Frame 1 (no input): blank canvas, image omitted
Frame 60 (no input): blank canvas, image omitted
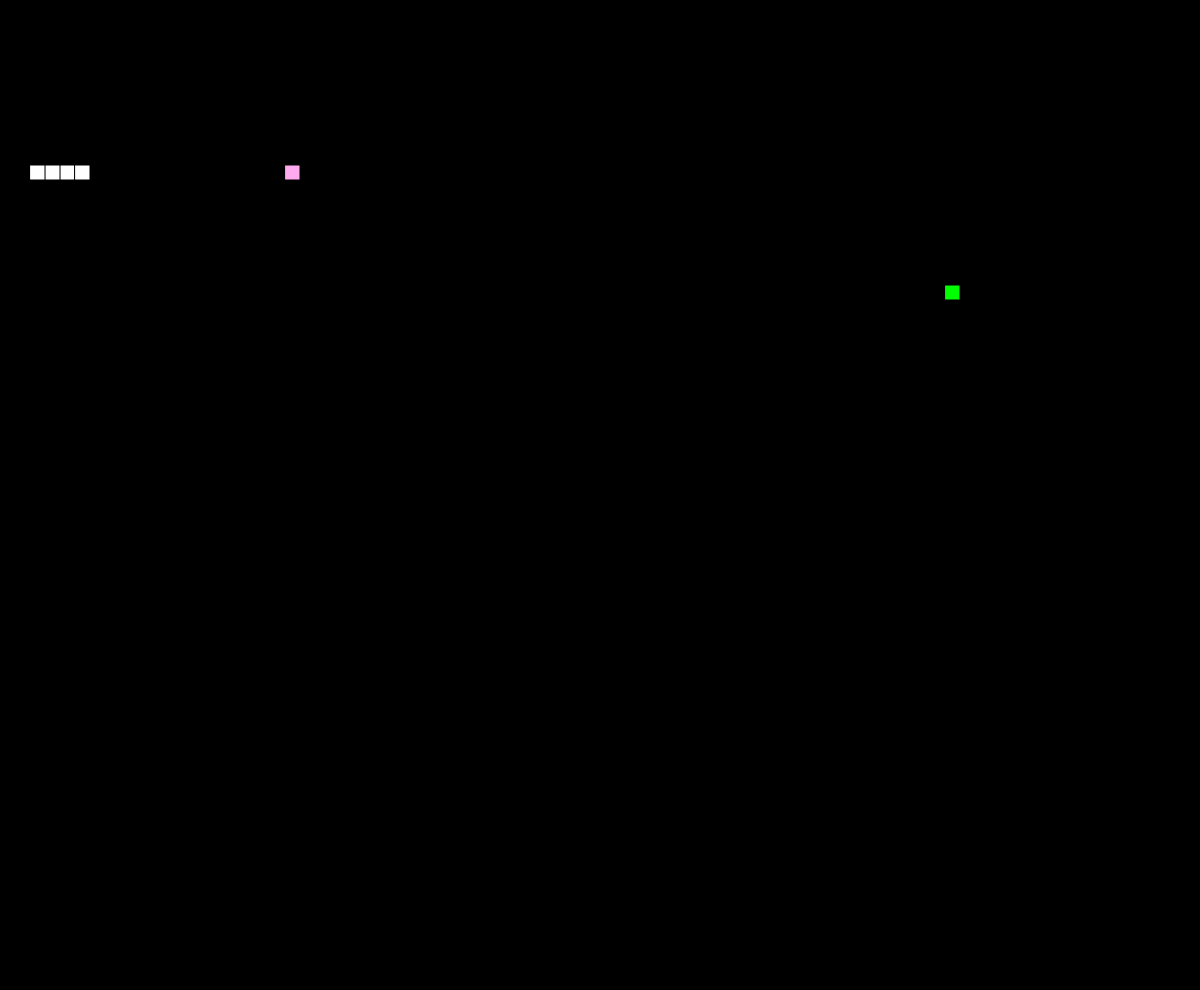
Frame 120 (the mouse pressed at the canvas centre since frame 60)

The p5.js sketch whose frames 1 and 60 were blank and that drew this single picture after the mouse press (run headless with seeded random() and noise() and a simulated clock; from frame 60 on, the mouse is pressed at the canvas centre):

// p5.js sketch
// ── sketch.js
var scl = 15;
var WIDTH = Math.floor(window.innerWidth/scl)*scl,
    HEIGHT = Math.floor(window.innerHeight/scl)*scl;

var s;

var food;
var haveToMoveNext = false;
var drawing=true;
function setup() {
  createCanvas(WIDTH, HEIGHT);
  s = new Snake();
  frameRate(30);
  pickFoodLocation();
}

function absLength(a, b, length) {
  var l = Math.abs(a-b);
  if(l>length/2) {
    l = length -l;
  }
  return l;
}

function draw() {
  if(!drawing) return;
  background(0);
  s.update();
  drawFood();
  autoMove();
}

function autoMoveX() {
  return s.dir(chooseDir(food.x, s.getX(), WIDTH), 0);
}

function autoMoveY() {
  return s.dir(0, chooseDir(food.y, s.getY(), HEIGHT));
}

function autoMove() {
  if(haveToMoveNext) {
    // post after eat a food. decide how to move.
    if(absLength(food.x,s.getX())<absLength(food.y,s.getY())) {
      if(!autoMoveX()){
        autoMoveY();
      }
    } else {
      if(!autoMoveY()){
        autoMoveX();
      }
    }
    haveToMoveNext = false;
  }
  if(food.x==s.getX() && food.y==s.getY()) {
    haveToMoveNext=true;
    return;
  }
  if(food.x == s.getX()) {
    autoMoveY();

  } else if(food.y == s.getY()) {
    autoMoveX();
  }
}

function chooseDir(fPos, sPos, length) {

  var short = Math.abs(fPos-sPos)>length/2;

  if(fPos>sPos) {
    return 1 * (short?-1:1);
  } else {
    return -1 * (short?-1:1);
  }
}

function keyPressed() {
  if(keyCode==LEFT_ARROW) {
    s.dir(-1,0);
  } else if(keyCode==RIGHT_ARROW) {
    s.dir(1,0);
  } else if(keyCode==UP_ARROW) {
    s.dir(0, -1);
  } else if(keyCode==DOWN_ARROW) {
    s.dir(0, 1);
  }
}

function drawFood() {
  renderPoint(food.x, food.y, '#fae');
}

function pickFoodLocation() {
  food=createVector(
    floor(random(0,WIDTH/scl-1))*scl,
    floor(random(0,HEIGHT/scl-1))*scl
  );
  if(s.checkCollide(food.x, food.y)) {
    pickFoodLocation();
  }
}

function Snake() {
  var x = 0;
  var y = 0;
  var xSpeed = 1;
  var ySpeed = 0;
  var tailTotal = 0;
  var tail=[];
  var previousEat = false;

  this.checkCollide = function(checkX, checkY) {
    if(dist(x, y, checkX, checkY)<1) {
      return true;
    }
    for(var i = 0;i<tail.length;i++) {
      if(dist(tail[i].x, tail[i].y, checkX, checkY)<1) {
        return true;
      }
    }
    return false;
  }

  this.update = function() {
    checkEat();
    updatePos();
    show();
  }
  this.dir = function(newX, newY) {
    if(xSpeed!=0&newX==0 ||ySpeed!=0&newY==0) {
      xSpeed=newX;
      ySpeed=newY;
      return true;
    } else {
      return xSpeed==newX&&ySpeed==newY;
    }
  }

  this.increase = function() {
    totalTail++;
  }

  function checkEat() {
    if((dist(x, y, food.x, food.y))<scl/2) {
      pickFoodLocation();
      previousEat=createVector(x, y);
      tailTotal++;
    }
  }

  function updatePos() {
    tail.unshift(createVector(x, y));
    tail = tail.slice(0, tailTotal);
    //console.log(tail.length);

    x+= xSpeed * scl + WIDTH;
    y+= ySpeed * scl + HEIGHT;

    x %= WIDTH;
    y %= HEIGHT;

  }
  function show() {
    for(var i=0;i<tail.length;i++) {
      var tailPoint = tail[i];
      renderPoint(tailPoint.x, tailPoint.y, 255);
    }
    renderPoint(x, y, 255);
    if(previousEat) {
      renderPoint(previousEat.x, previousEat.y, 'rgb(0,255,0)');
    }
  }
  this.getX = function() {return x};
  this.getY = function() {return y};
}

function mouseClicked() {
  console.log("food:" + food.x +"," + food.y);
  drawing=!drawing;
}

function renderPoint(rectX, rectY, colorCode) {
  fill(colorCode);
  rect(rectX, rectY, scl, scl);
}
// ── sketch_avoid_infinite.js
var TOTAL_ROW = 40,
    scl = Math.floor(window.innerWidth/TOTAL_ROW);
var MAX_ROW=Math.floor(window.innerWidth/scl),
    MAX_COLUMN=Math.floor(window.innerHeight/scl),
    WIDTH = MAX_ROW*scl,
    HEIGHT = MAX_COLUMN*scl,
    MAX_POINT= MAX_ROW*MAX_COLUMN;


var pickFoodRetry=0,
    MAX_PICKFOOD_RETRY=500;

var s;

var food;
var haveToMoveNext = false;
var drawing=true;
function setup() {
  createCanvas(WIDTH, HEIGHT);
  s = new Snake();
  frameRate(30);
  pickFoodLocation();
}

function absLength(a, b, length) {
  var l = Math.abs(a-b);
  if(l>length/2) {
    l = length -l;
  }
  return l;
}

function draw() {
  if(!drawing) return;
  background(0);
  s.update();
  drawFood();
  autoMove();
}

function autoMoveX() {
  return s.dir(chooseDir(food.x, s.getX(), WIDTH), 0);
}

function autoMoveY() {
  return s.dir(0, chooseDir(food.y, s.getY(), HEIGHT));
}

function autoMove() {
  if(haveToMoveNext) {
    // post after eat a food. decide how to move.
    if(absLength(food.x,s.getX())<absLength(food.y,s.getY())) {
      if(!autoMoveX()){
        autoMoveY();
      }
    } else {
      if(!autoMoveY()){
        autoMoveX();
      }
    }
    haveToMoveNext = false;
  }
  if(food.x==s.getX() && food.y==s.getY()) {
    haveToMoveNext=true;
    return;
  }
  if(food.x == s.getX()) {
    autoMoveY();

  } else if(food.y == s.getY()) {
    autoMoveX();
  }
}

function chooseDir(fPos, sPos, length) {

  var short = Math.abs(fPos-sPos)>length/2;

  if(fPos>sPos) {
    return 1 * (short?-1:1);
  } else {
    return -1 * (short?-1:1);
  }
}

function keyPressed() {
  if(keyCode==LEFT_ARROW) {
    s.dir(-1,0);
  } else if(keyCode==RIGHT_ARROW) {
    s.dir(1,0);
  } else if(keyCode==UP_ARROW) {
    s.dir(0, -1);
  } else if(keyCode==DOWN_ARROW) {
    s.dir(0, 1);
  }
}

function drawFood() {
  renderPoint(food.x, food.y, '#fae');
}
function pickFoodLocation() {
  pickFoodRetry++;
  console.log(pickFoodRetry);
  food=createVector(
    floor(random(0,WIDTH/scl-1))*scl,
    floor(random(0,HEIGHT/scl-1))*scl
  );
  if(pickFoodRetry<=MAX_PICKFOOD_RETRY && s.checkCollide(food.x, food.y)) {
    pickFoodLocation();
  } else {
    pickFoodRetry=0;
  }
}

function Snake() {
  var x = 0;
  var y = 0;
  var xSpeed = 1;
  var ySpeed = 0;
  var tailTotal = 0;
  var tail=[];
  var previousEat = false;

  this.checkCollide = function(checkX, checkY) {
    if(dist(x, y, checkX, checkY)<1) {
      return true;
    }
    for(var i = 0;i<tail.length;i++) {
      if(dist(tail[i].x, tail[i].y, checkX, checkY)<1) {
        return true;
      }
    }
    return false;
  }

  this.update = function() {
    checkEat();
    updatePos();
    show();
  }
  this.dir = function(newX, newY) {
    if(xSpeed!=0&newX==0 ||ySpeed!=0&newY==0) {
      xSpeed=newX;
      ySpeed=newY;
      return true;
    } else {
      return xSpeed==newX&&ySpeed==newY;
    }
  }

  this.increase = function() {
    totalTail++;
  }

  function checkEat() {
    if((dist(x, y, food.x, food.y))<scl/2) {
      pickFoodLocation();
      previousEat=createVector(x, y);
      tailTotal++;
      if(tailTotal >= MAX_POINT*2) {
        tailTotal=0;
      }
    }
  }

  function updatePos() {
    tail.unshift(createVector(x, y));
    tail = tail.slice(0, tailTotal);
    //console.log(tail.length);

    x+= xSpeed * scl + WIDTH;
    y+= ySpeed * scl + HEIGHT;

    x %= WIDTH;
    y %= HEIGHT;

  }
  function show() {
    for(var i=0;i<tail.length;i++) {
      var tailPoint = tail[i];
      renderPoint(tailPoint.x, tailPoint.y, 255);
    }
    renderPoint(x, y, 'rgb(255,0,0)')
    if(previousEat) {
      renderPoint(previousEat.x, previousEat.y, 'rgb(0,255,0)');
    }
  }
  this.getX = function() {return x};
  this.getY = function() {return y};
}

function mouseClicked() {
  console.log("food:" + food.x +"," + food.y);
  drawing=!drawing;
}

function renderPoint(rectX, rectY, colorCode) {
  fill(colorCode);
  rect(rectX, rectY, scl, scl);
}
// ── sketch_avoid_infinite_v3.js
var TOTAL_ROW = 40,
    scl = Math.floor(window.innerWidth/TOTAL_ROW);
var MAX_ROW=Math.floor(window.innerWidth/scl),
    MAX_COLUMN=Math.floor(window.innerHeight/scl),
    WIDTH = MAX_ROW*scl,
    HEIGHT = MAX_COLUMN*scl,
    MAX_POINT= MAX_ROW*MAX_COLUMN;


var pickFoodRetry=0,
    MAX_PICKFOOD_RETRY=500,
    freePickFoodMode=false;

var s;

var food;
var haveToMoveNext = false;
var drawing=true;
function setup() {
  createCanvas(WIDTH, HEIGHT);
  s = new Snake();
  frameRate(30);
  pickFoodLocation();
}

function absLength(a, b, length) {
  var l = Math.abs(a-b);
  if(l>length/2) {
    l = length -l;
  }
  return l;
}

function draw() {
  if(!drawing) return;
  background(0);
  s.update();
  drawFood();
  autoMove();
}

function autoMoveX() {
  return s.dir(chooseDir(food.x, s.getX(), WIDTH), 0);
}

function autoMoveY() {
  return s.dir(0, chooseDir(food.y, s.getY(), HEIGHT));
}

function autoMove() {
  if(haveToMoveNext) {
    // post after eat a food. decide how to move.
    if(absLength(food.x,s.getX())<absLength(food.y,s.getY())) {
      if(!autoMoveX()){
        autoMoveY();
      }
    } else {
      if(!autoMoveY()){
        autoMoveX();
      }
    }
    haveToMoveNext = false;
  }
  if(food.x==s.getX() && food.y==s.getY()) {
    haveToMoveNext=true;
    return;
  }
  if(food.x == s.getX()) {
    autoMoveY();

  } else if(food.y == s.getY()) {
    autoMoveX();
  }
}

function chooseDir(fPos, sPos, length) {

  var short = Math.abs(fPos-sPos)>length/2;

  if(fPos>sPos) {
    return 1 * (short?-1:1);
  } else {
    return -1 * (short?-1:1);
  }
}

function keyPressed() {
  if(keyCode==LEFT_ARROW) {
    s.dir(-1,0);
  } else if(keyCode==RIGHT_ARROW) {
    s.dir(1,0);
  } else if(keyCode==UP_ARROW) {
    s.dir(0, -1);
  } else if(keyCode==DOWN_ARROW) {
    s.dir(0, 1);
  }
}

function drawFood() {
  renderPoint(food.x, food.y, '#fae');
}
function pickFoodLocation() {
  pickFoodRetry++;
  food=createVector(
    floor(random(0,WIDTH/scl-1))*scl,
    floor(random(0,HEIGHT/scl-1))*scl
  );
  if(pickFoodRetry>MAX_PICKFOOD_RETRY) {
    freePickFoodMode = true;
  }
  if(!freePickFoodMode && s.checkCollide(food.x, food.y)) {
    pickFoodLocation();
  } else {
    pickFoodRetry=0;
  }
}

function Snake() {
  var x = 0;
  var y = 0;
  var xSpeed = 1;
  var ySpeed = 0;
  var tailTotal = 0;
  var tail=[];
  var previousEat = false;

  this.checkCollide = function(checkX, checkY) {
    if(dist(x, y, checkX, checkY)<1) {
      return true;
    }
    for(var i = 0;i<tail.length;i++) {
      if(dist(tail[i].x, tail[i].y, checkX, checkY)<1) {
        return true;
      }
    }
    return false;
  }

  this.update = function() {
    checkEat();
    updatePos();
    show();
  }
  this.dir = function(newX, newY) {
    if(xSpeed!=0&newX==0 ||ySpeed!=0&newY==0) {
      xSpeed=newX;
      ySpeed=newY;
      return true;
    } else {
      return xSpeed==newX&&ySpeed==newY;
    }
  }

  this.increase = function() {
    totalTail++;
  }

  function checkEat() {
    if((dist(x, y, food.x, food.y))<scl/2) {
      pickFoodLocation();
      previousEat=createVector(x, y);
      tailTotal++;
      if(tailTotal >= MAX_POINT*2) {
        resetSnake();
      }
    }
  }

  function resetSnake() {
    tailTotal=0;
    freePickFoodMode=false;
  }

  function updatePos() {
    tail.unshift(createVector(x, y));
    tail = tail.slice(0, tailTotal);
    //console.log(tail.length);

    x+= xSpeed * scl + WIDTH;
    y+= ySpeed * scl + HEIGHT;

    x %= WIDTH;
    y %= HEIGHT;

  }
  function show() {
    for(var i=0;i<tail.length;i++) {
      var tailPoint = tail[i];
      renderPoint(tailPoint.x, tailPoint.y, 255);
    }
    renderPoint(x, y, 'rgb(255,0,0)')
    if(previousEat) {
      renderPoint(previousEat.x, previousEat.y, 'rgb(0,255,0)');
    }
  }
  this.getX = function() {return x};
  this.getY = function() {return y};
}

function mouseClicked() {
  console.log("food:" + food.x +"," + food.y);
  drawing=!drawing;
}

function renderPoint(rectX, rectY, colorCode) {
  fill(colorCode);
  rect(rectX, rectY, scl, scl);
}
// ── sketch_avoid_infinite_v4.js
var TOTAL_ROW = 40,
    BOX_SIZE = Math.floor(window.innerWidth / TOTAL_ROW),
	MAX_ROW = Math.floor(window.innerWidth / BOX_SIZE),
    MAX_COLUMN = Math.floor(window.innerHeight / BOX_SIZE),
    WIDTH = MAX_ROW * BOX_SIZE,
    HEIGHT = MAX_COLUMN * BOX_SIZE,
    MAX_POINT = MAX_ROW * MAX_COLUMN,
    MAX_PICKFOOD_RETRY = 500;

var s,
	food,
	haveToMoveNext = false,
	drawing = true,
	pickFoodRetry = 0,
    freePickFoodMode = false;

function setup() {
    createCanvas(WIDTH, HEIGHT);
    s = new Snake();
    frameRate(30);
    pickFoodLocation();
}

function absLength(a, b, length) {
    var l = Math.abs(a - b);
    if (l > length / 2) {
        l = length - l;
    }
    return l;
}

function draw() {
    if (!drawing) return;
    background(0);
    s.update();
    drawFood();
    autoMove();
}

function autoMoveX() {
    return s.dir(chooseDir(food.x, s.getX(), WIDTH), 0);
}

function autoMoveY() {
    return s.dir(0, chooseDir(food.y, s.getY(), HEIGHT));
}

function autoMove() {
    if (haveToMoveNext) {
        // post after eat a food. decide how to move.
        if (absLength(food.x, s.getX()) < absLength(food.y, s.getY())) {
            if (!autoMoveX()) {
                autoMoveY();
            }
        } else {
            if (!autoMoveY()) {
                autoMoveX();
            }
        }
        haveToMoveNext = false;
    }
    if (food.x == s.getX() && food.y == s.getY()) {
        haveToMoveNext = true;
        return;
    }
    if (food.x == s.getX()) {
        autoMoveY();

    } else if (food.y == s.getY()) {
        autoMoveX();
    }
}

function chooseDir(fPos, sPos, length) {

    var short = Math.abs(fPos - sPos) > length / 2;

    if (fPos > sPos) {
        return 1 * (short ? -1 : 1);
    } else {
        return -1 * (short ? -1 : 1);
    }
}

function keyPressed() {
    if (keyCode == LEFT_ARROW) {
        s.dir(-1, 0);
    } else if (keyCode == RIGHT_ARROW) {
        s.dir(1, 0);
    } else if (keyCode == UP_ARROW) {
        s.dir(0, -1);
    } else if (keyCode == DOWN_ARROW) {
        s.dir(0, 1);
    }
}

function drawFood() {
    renderPoint(food.x, food.y, '#fae');
}

function pickFoodLocation() {
    pickFoodRetry++;
    food = createVector(
        floor(random(0, MAX_ROW)) * BOX_SIZE,
        floor(random(0, MAX_COLUMN)) * BOX_SIZE
    );
    if (pickFoodRetry > MAX_PICKFOOD_RETRY) {
        freePickFoodMode = true;
    }
    if (!freePickFoodMode && s.checkCollide(food.x, food.y)) {
        pickFoodLocation();
    } else {
        pickFoodRetry = 0;
    }
}

function Snake() {
    var x = 0;
    var y = 0;
    var xSpeed = 1;
    var ySpeed = 0;
    var tailTotal = 0;
    var tail = [];
    var previousEat = false;

    this.checkCollide = function(checkX, checkY) {
        if (dist(x, y, checkX, checkY) < 1) {
            return true;
        }
        for (var i = 0; i < tail.length; i++) {
            if (dist(tail[i].x, tail[i].y, checkX, checkY) < 1) {
                return true;
            }
        }
        return false;
    }

    this.update = function() {
        checkEat();
        updatePos();
        show();
    }
    this.dir = function(newX, newY) {
        if (xSpeed != 0 & newX == 0 || ySpeed != 0 & newY == 0) {
            xSpeed = newX;
            ySpeed = newY;
            return true;
        } else {
            return xSpeed == newX && ySpeed == newY;
        }
    }

    this.increase = function() {
        totalTail++;
    }

    function checkEat() {
        if ((dist(x, y, food.x, food.y)) < BOX_SIZE / 2) {
            pickFoodLocation();
            previousEat = createVector(x, y);
            tailTotal++;
            if (tailTotal >= MAX_POINT * 2) {
                resetSnake();
            }
        }
    }

    function resetSnake() {
        tailTotal = 0;
        freePickFoodMode = false;
    }

    function updatePos() {
        tail.unshift(createVector(x, y));
        tail = tail.slice(0, tailTotal);
        //console.log(tail.length);

        x += xSpeed * BOX_SIZE + WIDTH;
        y += ySpeed * BOX_SIZE + HEIGHT;

        x %= WIDTH;
        y %= HEIGHT;

    }

    function show() {
        for (var i = 0; i < tail.length; i++) {
            var tailPoint = tail[i];
            renderPoint(tailPoint.x, tailPoint.y, 255);
        }
        renderPoint(x, y, 'rgb(255,0,0)')
        if (previousEat) {
            renderPoint(previousEat.x, previousEat.y, 'rgb(0,255,0)');
        }
    }
    this.getX = function() {
        return x
    };
    this.getY = function() {
        return y
    };
}

function mouseClicked() {
    console.log("food:" + food.x + "," + food.y);
    drawing = !drawing;
}

function renderPoint(rectX, rectY, colorCode) {
    fill(colorCode);
    rect(rectX, rectY, BOX_SIZE, BOX_SIZE);
}
// ── sketch_avoid_infinite_v5.js
var TOTAL_ROW = 40,
    BOX_SIZE = Math.floor(window.innerWidth / TOTAL_ROW),
    MAX_ROW = Math.floor(window.innerWidth / BOX_SIZE),
    MAX_COLUMN = Math.floor(window.innerHeight / BOX_SIZE),
    WIDTH = MAX_ROW * BOX_SIZE,
    HEIGHT = MAX_COLUMN * BOX_SIZE,
    MAX_POINT = MAX_ROW * MAX_COLUMN,
    MAX_PICKFOOD_RETRY = 500;

var s,
    food,
    haveToMoveNext = false,
    drawing = true,
    pickFoodRetry = 0,
    freePickFoodMode = false;

function setup() {
    createCanvas(WIDTH, HEIGHT);
    s = new Snake();
    frameRate(30);
    pickFoodLocation();
}

function absLength(a, b, length) {
    var l = Math.abs(a - b);
    if (l > length / 2) {
        l = length - l;
    }
    return l;
}

function draw() {
    if (!drawing) return;
    background(0);
    s.update();
    drawFood();
    autoMove();
}

function autoMoveX() {
    return s.dir(chooseDir(food.x, s.getX(), WIDTH), 0);
}

function autoMoveY() {
    return s.dir(0, chooseDir(food.y, s.getY(), HEIGHT));
}

function autoMove() {
    if (haveToMoveNext) {
        // post after eat a food. decide how to move.
        if (absLength(food.x, s.getX()) < absLength(food.y, s.getY())) {
            if (!autoMoveX()) {
                autoMoveY();
            }
        } else {
            if (!autoMoveY()) {
                autoMoveX();
            }
        }
        haveToMoveNext = false;
    }
    if (food.x == s.getX() && food.y == s.getY()) {
        haveToMoveNext = true;
        return;
    }
    if (food.x == s.getX()) {
        autoMoveY();

    } else if (food.y == s.getY()) {
        autoMoveX();
    }
}

function chooseDir(fPos, sPos, length) {

    var short = Math.abs(fPos - sPos) > length / 2;

    if (fPos > sPos) {
        return 1 * (short ? -1 : 1);
    } else {
        return -1 * (short ? -1 : 1);
    }
}

function keyPressed() {
    if (keyCode == LEFT_ARROW) {
        s.dir(-1, 0);
    } else if (keyCode == RIGHT_ARROW) {
        s.dir(1, 0);
    } else if (keyCode == UP_ARROW) {
        s.dir(0, -1);
    } else if (keyCode == DOWN_ARROW) {
        s.dir(0, 1);
    }
}

function drawFood() {
    renderPoint(food.x, food.y, '#fae');
}

function pickFoodLocation() {
    pickFoodRetry++;
    food = createVector(
        floor(random(0, MAX_ROW)) * BOX_SIZE,
        floor(random(0, MAX_COLUMN)) * BOX_SIZE
    );
    if (pickFoodRetry > MAX_PICKFOOD_RETRY) {
        freePickFoodMode = true;
    }
    if (!freePickFoodMode && s.checkCollide(food.x, food.y)) {
        pickFoodLocation();
    } else {
        pickFoodRetry = 0;
    }
}

function Snake() {
    var x = 0;
    var y = 0;
    var xSpeed = 1;
    var ySpeed = 0;
    var tailTotal = MAX_POINT;
    var tail = [];
    var previousEat = false;

    this.checkCollide = function(checkX, checkY) {
        if (dist(x, y, checkX, checkY) < 1) {
            return true;
        }
        for (var i = 0; i < tail.length; i++) {
            if (dist(tail[i].x, tail[i].y, checkX, checkY) < 1) {
                return true;
            }
        }
        return false;
    }

    this.update = function() {
        checkEat();
        updatePos();
        show();
    }
    this.dir = function(newX, newY) {
        if (xSpeed != 0 & newX == 0 || ySpeed != 0 & newY == 0) {
            xSpeed = newX;
            ySpeed = newY;
            return true;
        } else {
            return xSpeed == newX && ySpeed == newY;
        }
    }

    this.increase = function() {
        totalTail++;
    }

    function checkEat() {
        if ((dist(x, y, food.x, food.y)) < BOX_SIZE / 2) {
            pickFoodLocation();
            previousEat = createVector(x, y);
            tailTotal++;
            if (tailTotal >= MAX_POINT * 2) {
                resetSnake();
            }
        }
    }

    function resetSnake() {
        tailTotal = 0;
        freePickFoodMode = false;
    }

    function updatePos() {
        tail.unshift(createVector(x, y));
        tail = tail.slice(0, tailTotal);

        x += xSpeed * BOX_SIZE + WIDTH;
        y += ySpeed * BOX_SIZE + HEIGHT;

        x %= WIDTH;
        y %= HEIGHT;

    }

    function checkMapRepeat(repeatMap, point) {
        if (!repeatMap.hasOwnProperty(""+point.x)) {
            repeatMap[""+point.x] = new Object();
            repeatMap[""+point.x][""+point.y] = 1;
            return 0;
        }
        if (!repeatMap[""+point.x].hasOwnProperty(""+point.y)) {
            repeatMap[""+point.x][""+point.y] = 1;
            return 0;
        }
        repeatMap[""+point.x][""+point.y] = repeatMap[""+point.x][""+point.y]+1;
        return repeatMap[""+point.x][""+point.y]-1;
    }

    function show() {
        var repeatMap = new Object();
        for (var i = 0; i < tail.length; i++) {
            var tailPoint = tail[i];
            var color=Math.max(0, 255-checkMapRepeat(repeatMap, tailPoint)*40);
            var colorCode = 'rgb(255,'+color+',255)';
            renderPoint(tailPoint.x, tailPoint.y, colorCode);
        }
        renderPoint(x, y, 'rgb(255,0,0)')
        if (previousEat) {
            renderPoint(previousEat.x, previousEat.y, 'rgb(0,255,0)');
        }
    }
    this.getX = function() {
        return x
    };
    this.getY = function() {
        return y
    };
}

function mouseClicked() {
    console.log("food:" + food.x + "," + food.y);
    drawing = !drawing;
}

function renderPoint(rectX, rectY, colorCode) {
    fill(colorCode);
    rect(rectX, rectY, BOX_SIZE, BOX_SIZE);
}
// ── sketch_avoid_infinite_v6.js
var TOTAL_ROW = 40,
    BOX_SIZE = Math.floor(window.innerWidth / TOTAL_ROW),
    MAX_ROW = Math.floor(window.innerWidth / BOX_SIZE),
    MAX_COLUMN = Math.floor(window.innerHeight / BOX_SIZE),
    WIDTH = MAX_ROW * BOX_SIZE,
    HEIGHT = MAX_COLUMN * BOX_SIZE,
    MAX_POINT = MAX_ROW * MAX_COLUMN,
    MAX_PICKFOOD_RETRY = 500;

var s,
    food,
    haveToMoveNext = false,
    drawing = true,
    pickFoodRetry = 0,
    freePickFoodMode = false;

function setup() {
    createCanvas(WIDTH, HEIGHT);
    s = new Snake();
    frameRate(30);
    pickFoodLocation();
}

function absLength(a, b, length) {
    var l = Math.abs(a - b);
    if (l > length / 2) {
        l = length - l;
    }
    return l;
}

function draw() {
    if (!drawing) return;
    background(0);
    s.update();
    drawFood();
    autoMove();
}

function autoMoveX() {
    return s.dir(chooseDir(food.x, s.getX(), WIDTH), 0);
}

function autoMoveY() {
    return s.dir(0, chooseDir(food.y, s.getY(), HEIGHT));
}

function autoMove() {
    if (haveToMoveNext) {
        // post after eat a food. decide how to move.
        if (absLength(food.x, s.getX()) < absLength(food.y, s.getY())) {
            if (!autoMoveX()) {
                autoMoveY();
            }
        } else {
            if (!autoMoveY()) {
                autoMoveX();
            }
        }
        haveToMoveNext = false;
    }
    if (food.x == s.getX() && food.y == s.getY()) {
        haveToMoveNext = true;
        return;
    }
    if (food.x == s.getX()) {
        autoMoveY();

    } else if (food.y == s.getY()) {
        autoMoveX();
    }
}

function chooseDir(fPos, sPos, length) {

    var short = Math.abs(fPos - sPos) > length / 2;

    if (fPos > sPos) {
        return 1 * (short ? -1 : 1);
    } else {
        return -1 * (short ? -1 : 1);
    }
}

function keyPressed() {
    if (keyCode == LEFT_ARROW) {
        s.dir(-1, 0);
    } else if (keyCode == RIGHT_ARROW) {
        s.dir(1, 0);
    } else if (keyCode == UP_ARROW) {
        s.dir(0, -1);
    } else if (keyCode == DOWN_ARROW) {
        s.dir(0, 1);
    }
}

function drawFood() {
    renderPoint(food.x, food.y, '#fae');
}

function pickFoodLocation() {
    pickFoodRetry++;
    food = createVector(
        floor(random(0, MAX_ROW)) * BOX_SIZE,
        floor(random(0, MAX_COLUMN)) * BOX_SIZE
    );
    if (pickFoodRetry > MAX_PICKFOOD_RETRY) {
        freePickFoodMode = true;
    }
    if (!freePickFoodMode && s.checkCollide(food.x, food.y)) {
        pickFoodLocation();
    } else {
        pickFoodRetry = 0;
    }
}

function Snake() {
    var x = 0;
    var y = 0;
    var xSpeed = 1;
    var ySpeed = 0;
    var tailTotal = 0;
    var tail = [];
    var previousEat = false;

    this.checkCollide = function(checkX, checkY) {
        if (dist(x, y, checkX, checkY) < 1) {
            return true;
        }
        for (var i = 0; i < tail.length; i++) {
            if (dist(tail[i].x, tail[i].y, checkX, checkY) < 1) {
                return true;
            }
        }
        return false;
    }

    this.update = function() {
        checkEat();
        updatePos();
        show();
    }
    this.dir = function(newX, newY) {
        if (xSpeed != 0 & newX == 0 || ySpeed != 0 & newY == 0) {
            xSpeed = newX;
            ySpeed = newY;
            return true;
        } else {
            return xSpeed == newX && ySpeed == newY;
        }
    }

    this.increase = function() {
        totalTail++;
    }

    function checkEat() {
        if ((dist(x, y, food.x, food.y)) < BOX_SIZE / 2) {
            pickFoodLocation();
            previousEat = createVector(x, y);
            tailTotal++;
            if (tailTotal >= MAX_POINT * 2) {
                resetSnake();
            }
        }
    }

    function resetSnake() {
        tailTotal = 0;
        freePickFoodMode = false;
    }

    function updatePos() {
        tail.unshift(createVector(x, y));
        tail = tail.slice(0, tailTotal);

        x += xSpeed * BOX_SIZE + WIDTH;
        y += ySpeed * BOX_SIZE + HEIGHT;

        x %= WIDTH;
        y %= HEIGHT;

    }

    function checkMapRepeat(repeatMap, point) {
        if (!repeatMap.hasOwnProperty(""+point.x)) {
            repeatMap[""+point.x] = new Object();
            repeatMap[""+point.x][""+point.y] = 1;
            return 0;
        }
        if (!repeatMap[""+point.x].hasOwnProperty(""+point.y)) {
            repeatMap[""+point.x][""+point.y] = 1;
            return 0;
        }
        repeatMap[""+point.x][""+point.y] = repeatMap[""+point.x][""+point.y]+1;
        return repeatMap[""+point.x][""+point.y]-1;
    }

    function show() {
        var repeatMap = new Object();
        for (var i = 0; i < tail.length; i++) {
            var tailPoint = tail[i];
            var color=Math.max(0, 255-checkMapRepeat(repeatMap, tailPoint)*40);
            var colorCode = 'rgb(255,255,'+color+')';
            renderPoint(tailPoint.x, tailPoint.y, colorCode);
        }
        renderPoint(x, y, 'rgb(255,0,0)')
        if (previousEat) {
            renderPoint(previousEat.x, previousEat.y, 'rgb(0,255,0)');
        }
    }
    this.getX = function() {
        return x
    };
    this.getY = function() {
        return y
    };
}

function mouseClicked() {
    console.log("food:" + food.x + "," + food.y);
    drawing = !drawing;
}

function renderPoint(rectX, rectY, colorCode) {
    fill(colorCode);
    rect(rectX, rectY, BOX_SIZE, BOX_SIZE);
}
